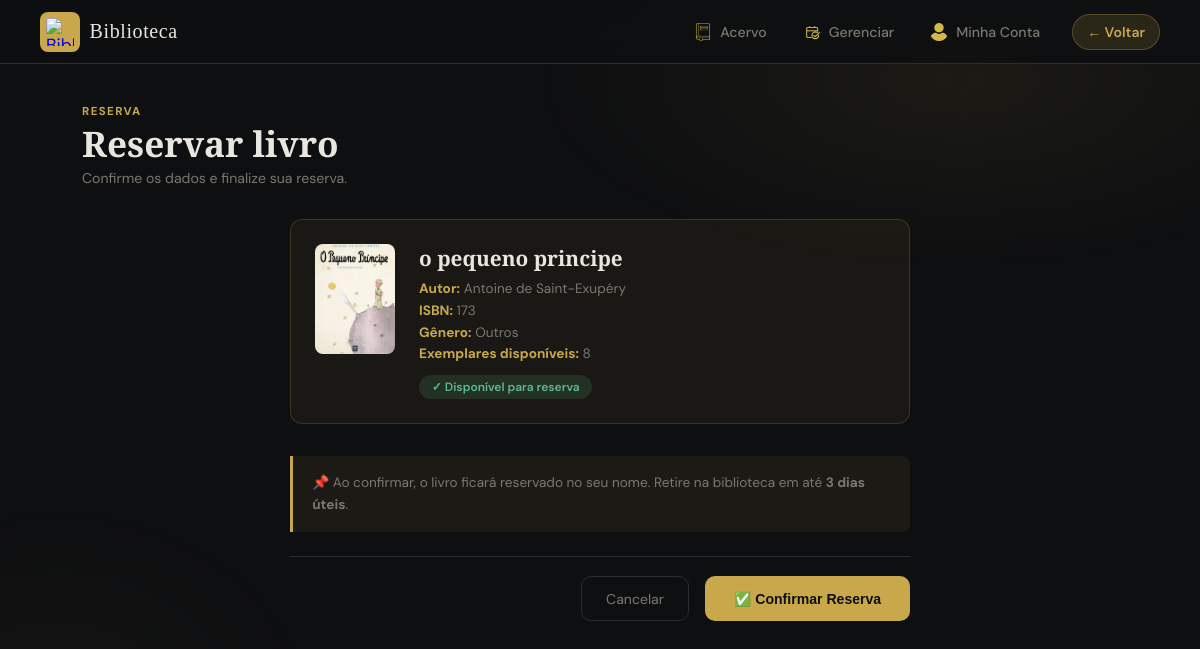
Screenshot of /reservar/2/ with the database file from the repository.
### livros/models.py (models this page shows, shortened)
class Livro(models.Model):
    GENEROS = [
        ('ficcao',     'Ficção'),
        ('nao_ficcao', 'Não-ficção'),
        ('romance',    'Romance'),
        ('aventura',   'Aventura'),
        ('ciencia',    'Ciência'),
        ('historia',   'História'),
        ('infantil',   'Infantil'),
        ('outros',     'Outros'),
    ]
    titulo     = models.CharField(max_length=200)
    autor      = models.CharField(max_length=200)
    isbn       = models.CharField(max_length=17, blank=True)
    ano        = models.IntegerField(null=True, blank=True)
    genero     = models.CharField(max_length=20, choices=GENEROS, blank=True)
    quantidade = models.IntegerField(default=1)
    sinopse    = models.TextField(blank=True)
    capa       = models.ImageField(upload_to='capas/', blank=True, null=True)
    cadastrado_em = models.DateTimeField(auto_now_add=True)

### livros/views.py (the view, shortened to what this page needs)
# urls.py: path('reservar/<int:livro_id>/', views.reservar_livro, name='reservar_livro'),
def reservar_livro(request, livro_id):
    livro = get_object_or_404(Livro, id=livro_id)
    return render(request, 'livros/reservar_livro.html', {'livro': livro})

### templates/livros/reservar_livro.html (shortened to what this page needs)
<!DOCTYPE html>
<html lang="pt-BR">
<head>
  {% load static %}
  <link rel="stylesheet" href="{% static 'css/style.css' %}"/>
  <link rel="stylesheet" href="{% static 'css/acervo.css' %}"/>
</head>
<body>
<nav class="navbar">
    <a href="{% url 'acervo' %}" class="nav-logo">
        <div class="logo-icon">
            <img src="{% static 'img/icons/book.png' %}" alt="Biblioteca">
        </div>
        <span class="logo-text">Biblioteca</span>
    </a>
    <div class="nav-links">
        <a href="{% url 'acervo' %}" class="nav-link">
            <img src="{% static 'img/icons/books.png' %}" alt="">
            Acervo
        </a>
        <a href="{% url 'gerenciar' %}" class="nav-link">
            <img src="{% static 'img/icons/check.png' %}" alt="">
            Gerenciar
        </a>
        <a href="{% url 'conta' %}" class="nav-link">
            <img src="{% static 'img/icons/user.png' %}" alt="">
            Minha Conta
        </a>
    </div>
    <a href="{% url 'acervo' %}" class="nav-btn">
        ← Voltar
    </a>
</nav>
  <main class="main-content">
    <div class="page-header">
      <div>
        <p class="page-label">RESERVA</p>
        <h1 class="page-title">Reservar livro</h1>
        <p class="page-sub">Confirme os dados e finalize sua reserva.</p>
      </div>
    </div>
    <div class="form-card">
      <div class="livro-info-card">
        <div class="livro-capa-placeholder">
          {% if livro.capa %}
            <img src="{{ livro.capa.url }}" alt="Capa"/>
          {% else %}
            📖
          {% endif %}
        </div>
        <div class="livro-detalhes">
          <h2>{{ livro.titulo }}</h2>
          <p><strong>Autor:</strong> {{ livro.autor }}</p>
          <p><strong>ISBN:</strong> {{ livro.isbn|default:"—" }}</p>
          <p><strong>Gênero:</strong> {{ livro.get_genero_display|default:"—" }}</p>
          <p><strong>Exemplares disponíveis:</strong> {{ livro.quantidade }}</p>
          <span class="badge-disponivel">✓ Disponível para reserva</span>
        </div>
      </div>
      <div class="aviso">
        📌 Ao confirmar, o livro ficará reservado no seu nome. Retire na biblioteca em até <strong>3 dias úteis</strong>.
      </div>
      <form method="POST">
        <div class="form-actions">
          <a href="{% url 'acervo' %}" class="btn-outline">Cancelar</a>
          <button type="submit" class="btn-gold">✅ Confirmar Reserva</button>
        </div>
      </form>
    </div>
  </main>
</body>
</html>

### static/css/style.css (style rules this page uses)
*, *::before, *::after { box-sizing: border-box; margin: 0; padding: 0; }
:root { --bg: #0e0f11; --panel: #16181c; --border: #2a2d35; --accent: #c9a84c; --accent2: #e8c96e; --text: #e8e6df; --muted: #7a7870; --error: #e05c5c; --success: #5cba8a; --input-bg: #1d1f25; --radius: 10px; }
body { background: var(--bg); color: var(--text); font-family: 'DM Sans', sans-serif; min-height: 100vh; display: flex; align-items: center; justify-content: center; padding: 2rem 1rem; overflow-x: hidden; }
body::before { content: ''; position: fixed; inset: 0; background: radial-gradient(ellipse 60% 50% at 70% 20%, rgba(201,168,76,0.08) 0%, transparent 60%), radial-gradient(ellipse 50% 40% at 10% 80%, rgba(201,168,76,0.05) 0%, transparent 55%); pointer-events: none; z-index: 0; }
.logo-icon { width: 40px; height: 40px; background: var(--accent); border-radius: 8px; display: flex; align-items: center; justify-content: center; font-size: 1.1rem; }
.logo-text { font-family: 'Playfair Display', serif; font-size: 1.25rem; letter-spacing: 0.03em; color: var(--text); }
.logo-icon img, .brand-icon img, .login-logo img { width: 30px; height: 30px; object-fit: contain; display: block; }

### static/css/acervo.css (style rules this page uses)
body { display: block; padding: 0; min-height: 100vh; background: var(--bg); }
body::before { content: ""; position: fixed; inset: 0; z-index: 0; pointer-events: none; background: radial-gradient(ellipse 60% 40% at 80% 10%, rgba(201,168,76,.07), transparent 60%), radial-gradient(ellipse 40% 50% at 5% 90%, rgba(201,168,76,.04), transparent 55%); }
.navbar { position: sticky; top: 0; z-index: 100; height: 64px; padding: 0 2.5rem; display: flex; align-items: center; gap: 1rem; background: rgba(14,15,17,.88); backdrop-filter: blur(12px); border-bottom: 1px solid var(--border); }
.nav-logo { display: flex; align-items: center; gap: .6rem; text-decoration: none; flex-shrink: 0; }
.logo-icon img { width: 28px; height: 28px; display: block; object-fit: contain; filter: none; transition: .25s; }
.nav-links { margin-left: auto; display: flex; align-items: center; gap: .25rem; }
.nav-link { display: inline-flex; align-items: center; gap: 8px; padding: .45rem 1rem; border-radius: 8px; color: var(--muted); font-size: .88rem; font-weight: 500; text-decoration: none; white-space: nowrap; transition: .2s; }
.nav-link img { width: 18px; height: 18px; object-fit: contain; filter: brightness(0) saturate(100%) invert(74%) sepia(54%) saturate(475%) hue-rotate(5deg) brightness(92%) contrast(88%); }
.nav-btn { display: inline-flex; align-items: center; gap: 6px; padding: 8px 14px; border-radius: 19px; background: rgba(201,168,76,.15); border: 1px solid rgba(201,168,76,.3); color: #c9a84c; font-size: 14px; font-weight: 600; text-decoration: none; transition: .25s; }
.main-content { position: relative; z-index: 1; max-width: 1100px; margin: 0 auto; padding: 2.5rem 2rem 4rem; }
.page-header { display: flex; align-items: flex-start; justify-content: space-between; gap: 1rem; flex-wrap: wrap; margin-bottom: 2rem; }
.page-label { margin-bottom: .3rem; color: var(--accent); font-size: .72rem; font-weight: 700; letter-spacing: .12em; }
.page-title { font-family: "Playfair Display", serif; font-size: 2.2rem; font-weight: 900; line-height: 1.1; color: var(--text); }
.page-sub { margin-top: .4rem; color: var(--muted); font-size: .88rem; }
.btn-gold, .btn-outline, .btn-small, .btn-converter, .btn-devolver, .btn-cancelar { display: inline-flex; align-items: center; justify-content: center; text-decoration: none; cursor: pointer; transition: .25s; }
.btn-gold { gap: .4rem; padding: .65rem 1.4rem; border-radius: 10px; background: var(--accent); color: #0e0f11; font-size: .85rem; font-weight: 800; }
.btn-outline { padding: .65rem 1.4rem; border: 1px solid var(--border); border-radius: 10px; color: var(--muted); }

### rows the page displays
Livro: capa (picture), titulo "o pequeno principe", autor "Antoine de Saint-Exupéry", isbn "173", genero "Outros", quantidade "8"
